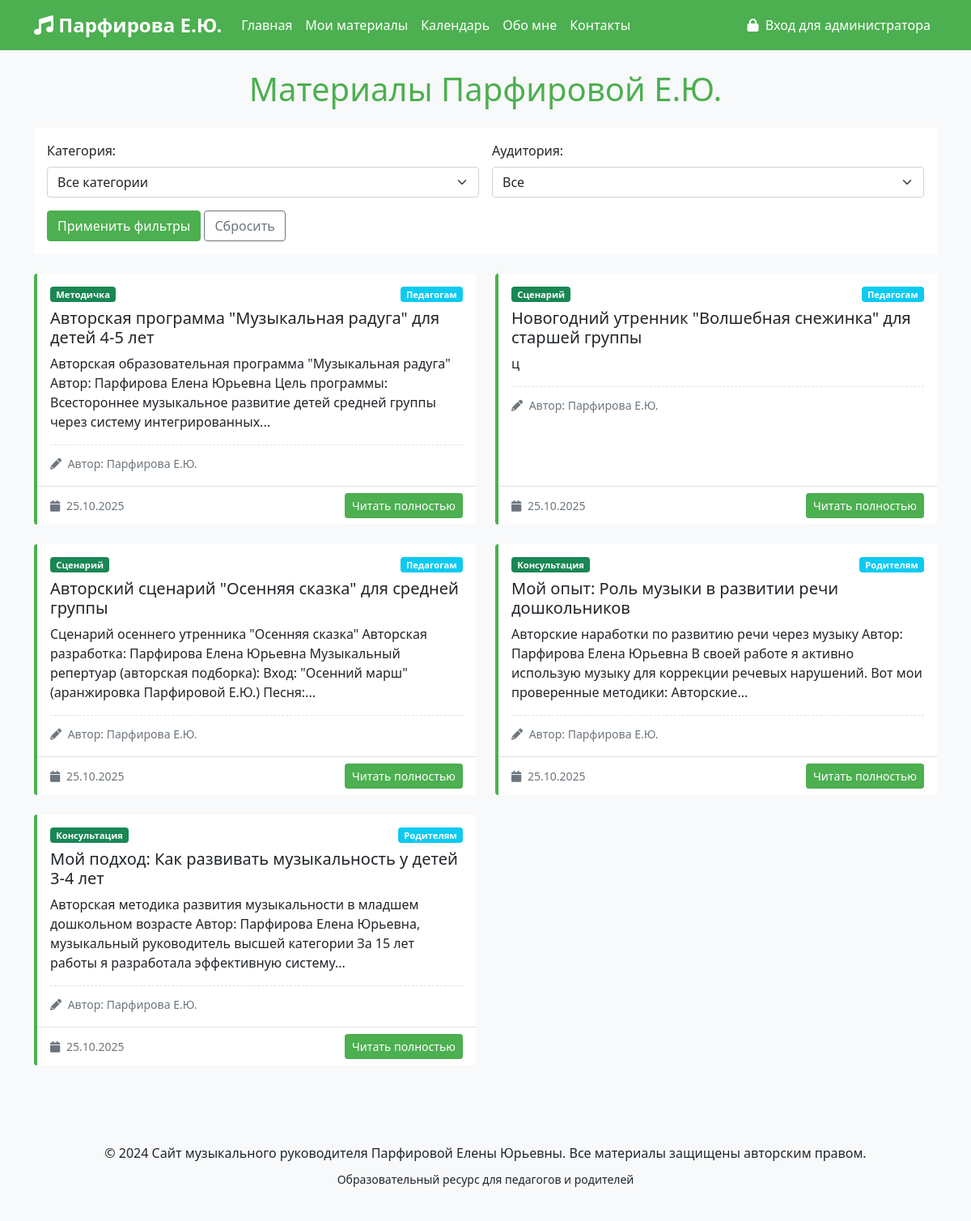
Page /materials on the earlier database version.
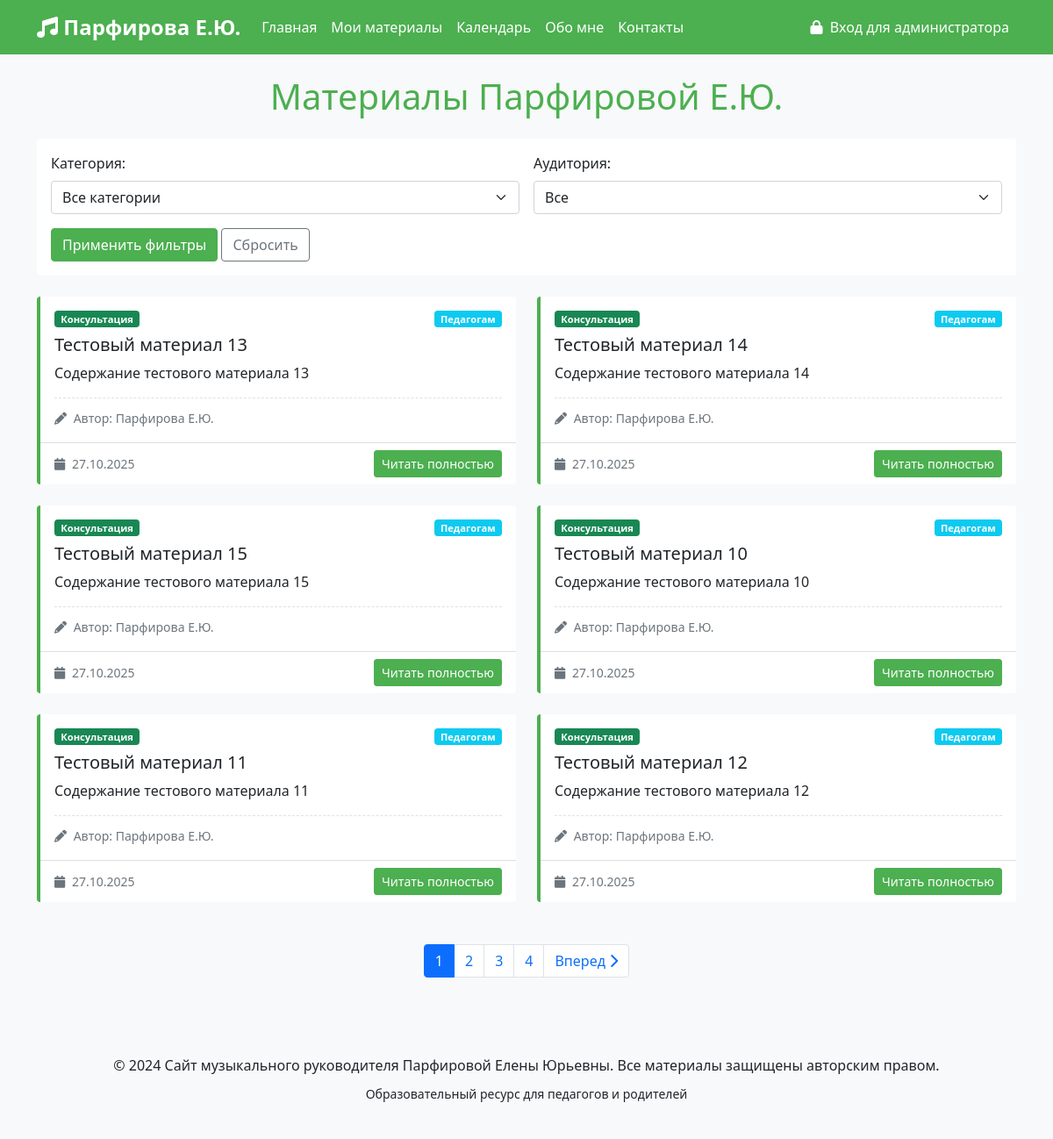
Same page on the later database version.
### models.py (models this page shows)
class Material(db.Model):
    id = db.Column(db.Integer, primary_key=True)
    title = db.Column(db.String(200), nullable=False)
    content = db.Column(db.Text, nullable=False)
    category = db.Column(db.String(50), nullable=False)
    target_audience = db.Column(db.String(50), nullable=False)
    created_date = db.Column(db.DateTime, nullable=False, default=lambda: datetime.now(timezone.utc))
    file_path = db.Column(db.String(300))
    is_published = db.Column(db.Boolean, default=True)

### app.py (the view)
@app.route('/materials')
def materials():
    log_visit('materials')
    category = request.args.get('category', 'all')
    audience = request.args.get('audience', 'all')
    page = request.args.get('page', 1, type=int)
    query = Material.query.filter_by(is_published=True)
    if category != 'all':
        query = query.filter_by(category=category)
    if audience != 'all':
        query = query.filter_by(target_audience=audience)
    materials_list = query.order_by(Material.created_date.desc()).paginate(
        page=page, per_page=6, error_out=False
    )
    return render_template('materials.html',
                         materials=materials_list.items,
                         pagination=materials_list,
                         current_category=category,
                         current_audience=audience)

### app.py (called while the page is built)
def log_visit(page):
    visit = PageVisit(
        page=page,
        ip_address=request.remote_addr
    )
    db.session.add(visit)
    db.session.commit()

### templates/materials.html (shortened to what the changed rows need)
{% extends "base.html" %}
{% block content %}
<div class="container mt-4">
    <h1 class="text-center mb-4" style="color: #4CAF50;">Материалы Парфировой Е.Ю.</h1>
    <div class="row">
        {% for material in materials %}
        <div class="col-lg-6 mb-4">
            <div class="card h-100 material-card">
                <div class="card-body">
                    <div class="d-flex justify-content-between align-items-start mb-2">
                        <span class="badge bg-success">
                            {% if material.category == 'consultation' %}Консультация
                            {% elif material.category == 'scenario' %}Сценарий
                            {% elif material.category == 'methodical' %}Методичка
                            {% else %}Статья{% endif %}
                        </span>
                        <span class="badge bg-info">
                            {% if material.target_audience == 'teachers' %}Педагогам
                            {% elif material.target_audience == 'parents' %}Родителям
                            {% else %}Всем{% endif %}
                        </span>
                    </div>
                    <h5 class="card-title">{{ material.title }}</h5>
                    <p class="card-text">
                        {{ material.content | striptags | truncate(200) }}
                    </p>
                    <div class="author-signature">
                        <small class="text-muted">
                            <i class="fas fa-pencil-alt me-1"></i>
                            Автор: Парфирова Е.Ю.
                        </small>
                    </div>
                </div>
                <div class="card-footer bg-transparent">
                    <div class="d-flex justify-content-between align-items-center">
                        <small class="text-muted">
                            <i class="fas fa-calendar me-1"></i>
                            {{ material.created_date.strftime('%d.%m.%Y') }}
                        </small>
                        <a href="{{ url_for('material_detail', material_id=material.id) }}" class="btn btn-sm btn-success">
                            Читать полностью
                        </a>
                    </div>
                </div>
            </div>
        </div>
        {% endfor %}
    </div>
    {% if pagination.pages > 1 %}
    <div class="row mt-4">
        <div class="col-12">
            <nav aria-label="Навигация по страницам">
                <ul class="pagination justify-content-center">
                    {% for page_num in pagination.iter_pages(left_edge=2, left_current=2, right_current=2, right_edge=2) %}
                    {% if page_num %}
                    <li class="page-item {% if page_num == pagination.page %}active{% endif %}">
                        <a class="page-link" href="{{ url_for('materials', page=page_num, category=current_category, audience=current_audience) }}">
                            {{ page_num }}
                        </a>
                    </li>
                    {% else %}
                    <li class="page-item disabled">
                        <span class="page-link">...</span>
                    </li>
                    {% endif %}
                    {% endfor %}
                    {% if pagination.has_next %}
                    <li class="page-item">
                        <a class="page-link" href="{{ url_for('materials', page=pagination.next_num, category=current_category, audience=current_audience) }}">
                            Вперед <i class="fas fa-chevron-right"></i>
                        </a>
                    </li>
                    {% endif %}
                </ul>
            </nav>
        </div>
    </div>
    {% endif %}
</div>
{% endblock %}

Differences in the rows shown:
no longer on this page (row edited): Material: category "Методичка", target_audience "Педагогам", title "Авторская программа \"Музыкальная радуга\" для детей 4-5 лет", content "Авторская образовательная программа \"Музыкальная радуга\" Автор: Парфирова Елена Юрьевна Цель программы: Всестороннее музыкальное развитие детей средней группы через систему интегрированных...", created_date "25.10.2025"
removed Material: category "Сценарий", target_audience "Педагогам", title "Новогодний утренник \"Волшебная снежинка\" для старшей группы", content "ц", created_date "25.10.2025"
no longer on this page (row unchanged): Material: category "Сценарий", target_audience "Педагогам", title "Авторский сценарий \"Осенняя сказка\" для средней группы", content "Сценарий осеннего утренника \"Осенняя сказка\" Авторская разработка: Парфирова Елена Юрьевна Музыкальный репертуар (авторская подборка): Вход: \"Осенний марш\" (аранжировка Парфировой Е.Ю.) Песня:...", created_date "25.10.2025"
no longer on this page (row unchanged): Material: category "Консультация", target_audience "Родителям", title "Мой опыт: Роль музыки в развитии речи дошкольников", content "Авторские наработки по развитию речи через музыку Автор: Парфирова Елена Юрьевна В своей работе я активно использую музыку для коррекции речевых нарушений. Вот мои проверенные методики: Авторские...", created_date "25.10.2025"
no longer on this page (row unchanged): Material: category "Консультация", target_audience "Родителям", title "Мой подход: Как развивать музыкальность у детей 3-4 лет", content "Авторская методика развития музыкальности в младшем дошкольном возрасте Автор: Парфирова Елена Юрьевна, музыкальный руководитель высшей категории За 15 лет работы я разработала эффективную систему...", created_date "25.10.2025"
added Material: category "Консультация", target_audience "Педагогам", title "Тестовый материал 13", content "Содержание тестового материала 13", created_date "27.10.2025"
added Material: category "Консультация", target_audience "Педагогам", title "Тестовый материал 14", content "Содержание тестового материала 14", created_date "27.10.2025"
added Material: category "Консультация", target_audience "Педагогам", title "Тестовый материал 15", content "Содержание тестового материала 15", created_date "27.10.2025"
added Material: category "Консультация", target_audience "Педагогам", title "Тестовый материал 10", content "Содержание тестового материала 10", created_date "27.10.2025"
added Material: category "Консультация", target_audience "Педагогам", title "Тестовый материал 11", content "Содержание тестового материала 11", created_date "27.10.2025"
added Material: category "Консультация", target_audience "Педагогам", title "Тестовый материал 12", content "Содержание тестового материала 12", created_date "27.10.2025"
Other differences:
new list line: "1"
new list line: "2"
new list line: "3"
new list line: "4"
text now shown: "Вперед"
